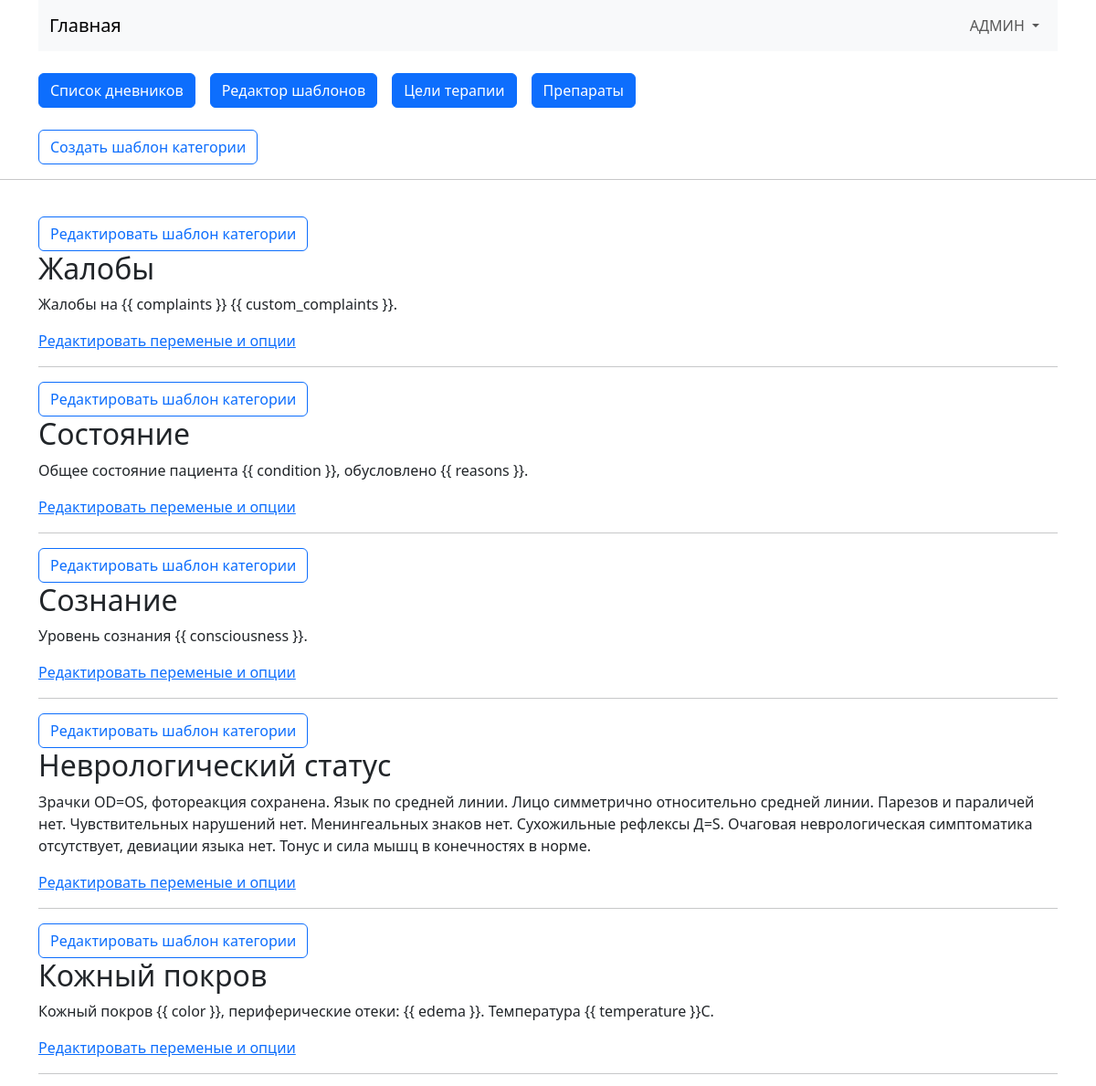
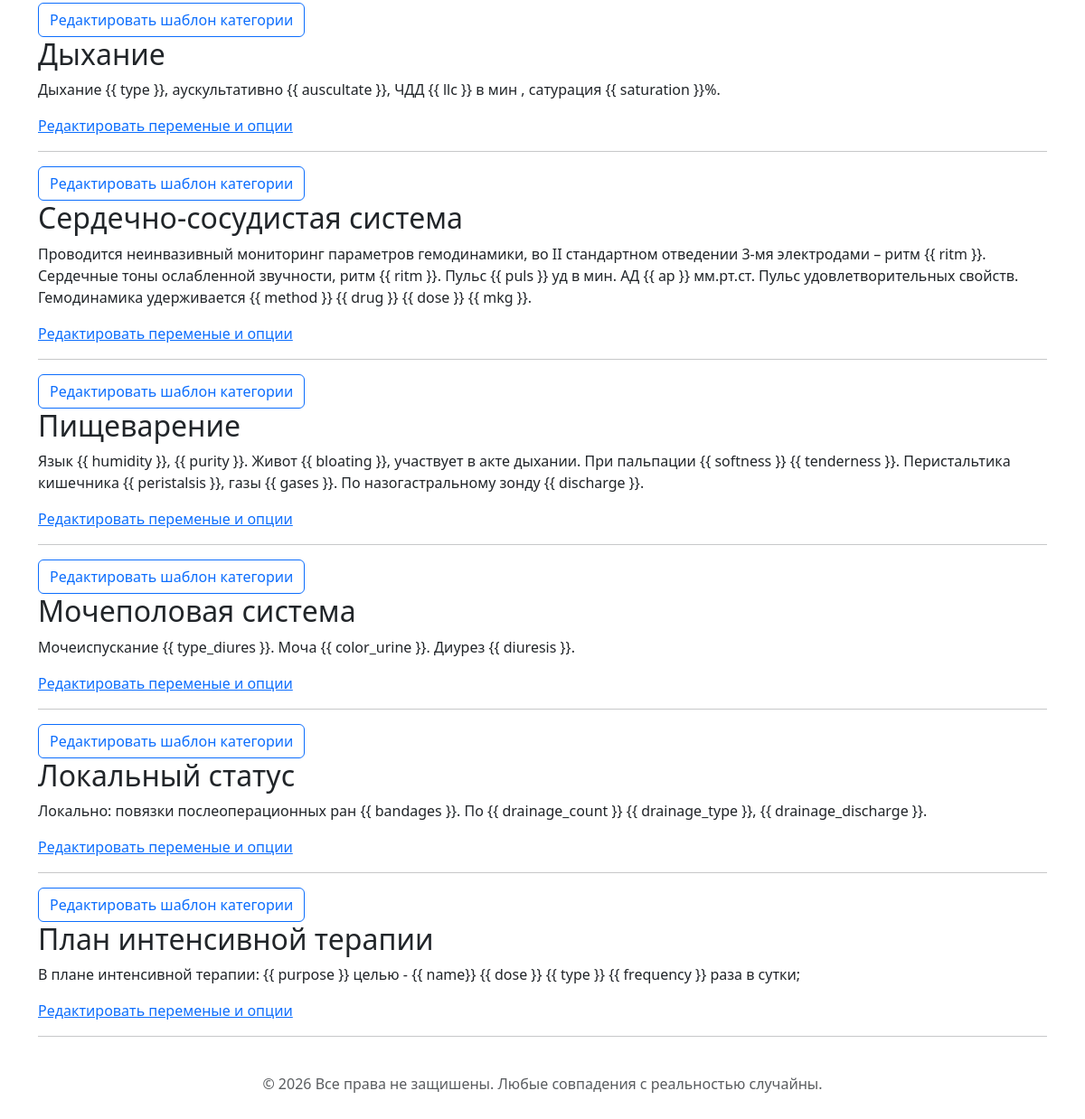
The app's page /categories (signed in), older data (2 pictures, top to bottom).
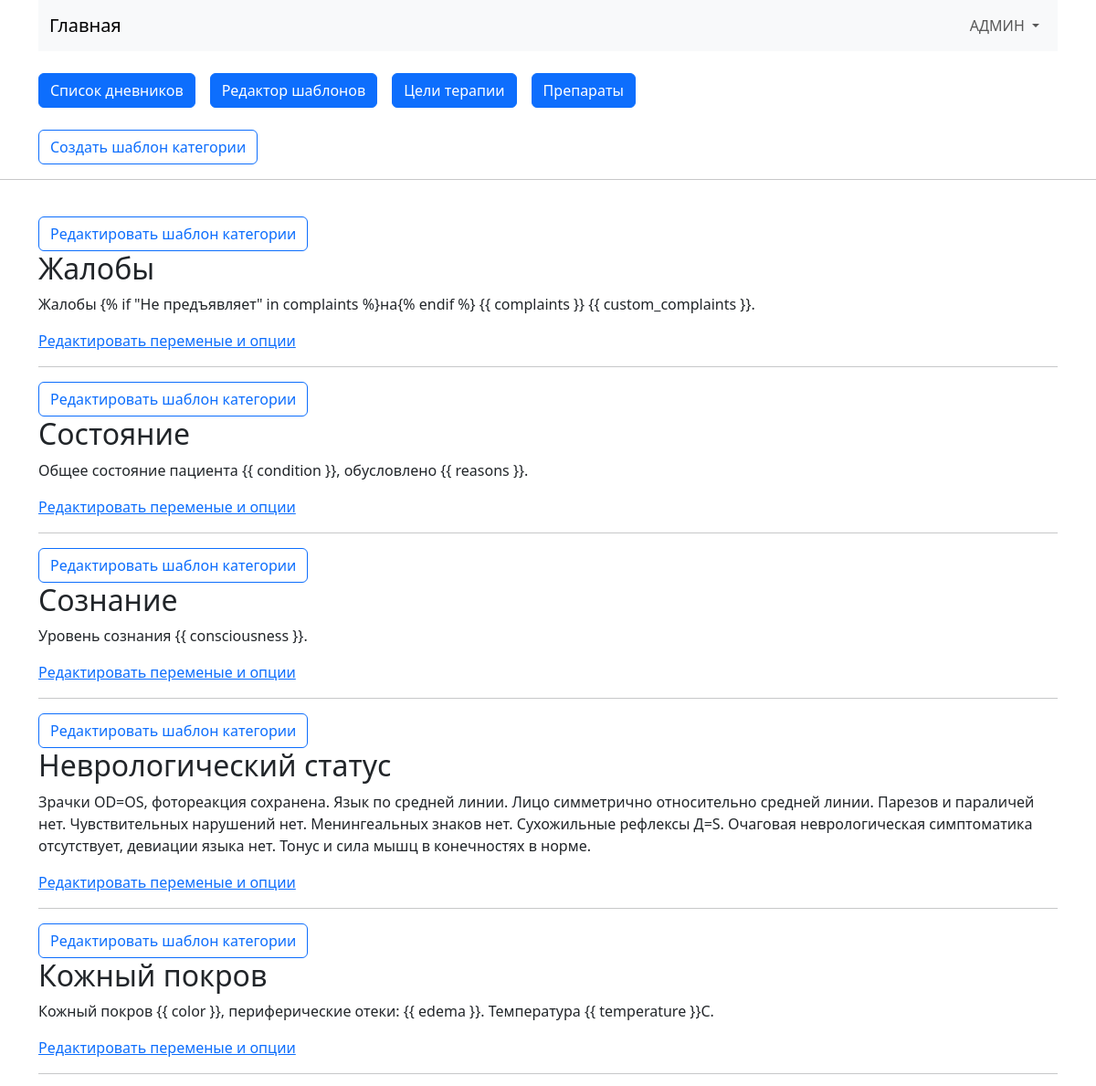
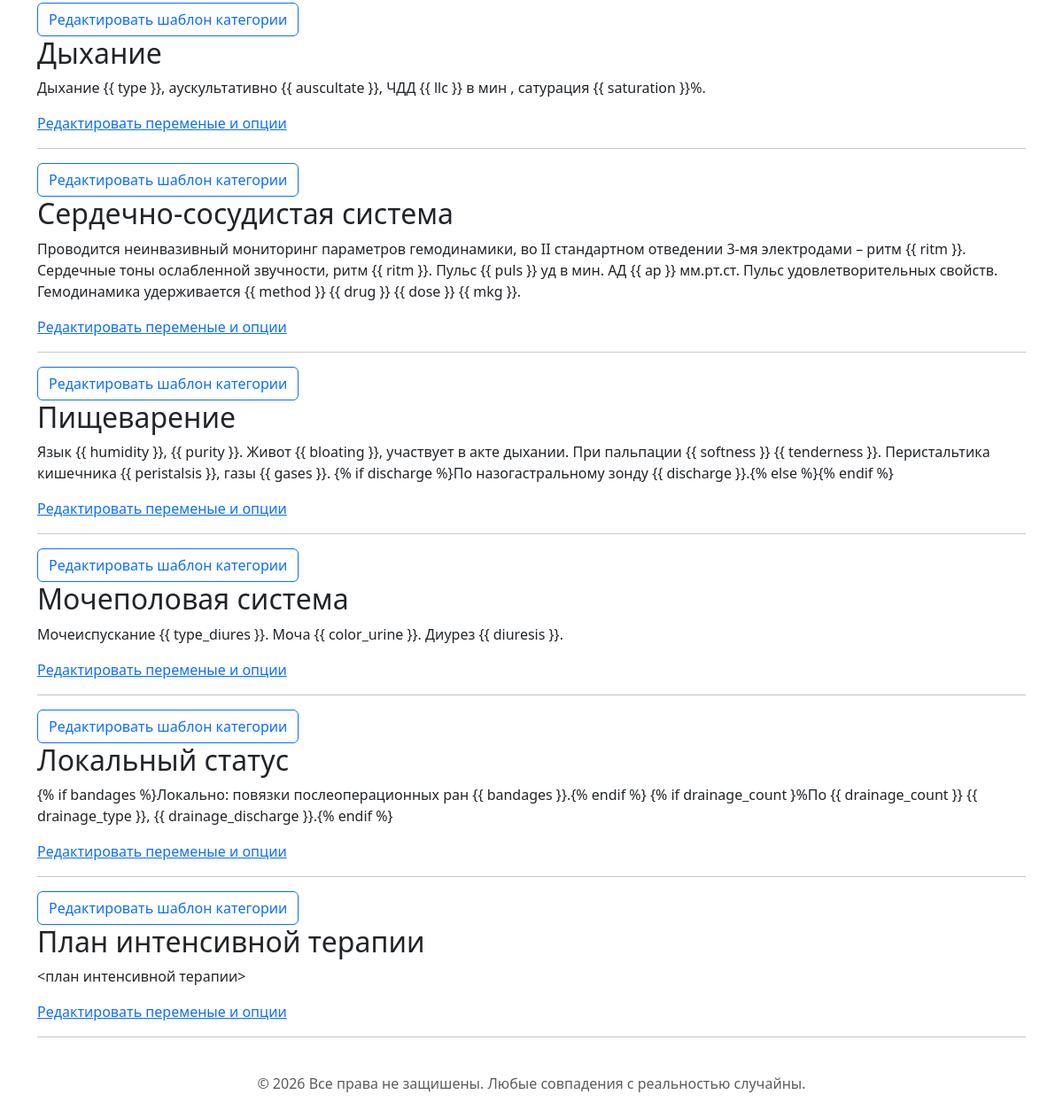
The same page, newer data (2 pictures, top to bottom).
### app.py (models this page shows, shortened)
class Category(db.Model):
    __tablename__ = "category"
    id = db.Column(db.Integer, primary_key=True)
    name = db.Column(db.String(100), nullable=False)
    slug = db.Column(db.String(100), unique=True, nullable=False)
    order = db.Column(db.Integer, nullable=False)
    template = db.Column(db.Text, nullable=False)
    variables = db.relationship(
        "TemplateVariable",
        backref="category",
        cascade="all, delete-orphan",
    )

### app.py (the view)
@app.route("/categories")
@login_required
def list_categories():
    categories = Category.query.order_by(Category.order).all()
    return render_template(
        "list_categories.html",
        categories=categories,
    )

### app.py (called while the page is built)
@login_manager.user_loader
def load_user(user_id):
    return db.session.get(User, int(user_id))

### templates/list_categories.html (shortened to what this page needs)
{% extends "base.html" %}
{% block content %}
<div class="container">
      <a class="btn btn-outline-primary" href="{{ url_for('add_category') }}">Создать шаблон категории</a>
</div><hr><br>
{% for category in categories %}
  <div class="container">
      <a class="btn btn-outline-primary" href="{{ url_for('edit_category', category_id=category.id) }}">Редактировать шаблон категории</a>
    <h2>{{ category.name }}</h2>
    <p>{{ category.template }}</p>
    <a href="{{ url_for('view_category', category_id=category.id) }}">Редактировать переменые и опции</a>
  <hr>
  </div>
{% endfor %}
{% endblock content %}

Row changes from the older to the newer data that the page shows:
changed Category "Жалобы": template "Жалобы на {{ complaints }} {{ custom_complaints }}." → "Жалобы {% if \"Не предъявляет\" in complaints %}на{% endif %} {{ complaints }} {{ custom_complaints }}."
changed Category "Пищеварение": template "…газы {{ gases }}. По назогастральному зонду {{ discharge }}." → "…газы {{ gases }}. {% if discharge %}По назогастральному зонду {{ discharge }}.{% else %}{% endif %}"
changed Category "Локальный статус": template "Локально: повязки послеоперационных ран {{ bandages }}. По {{ drainage_count }} {{ drainage_type }}, {{ drainage_discharge }}." → "{% if bandages %}Локально: повязки послеоперационных ран {{ bandages }}.{% endif %} {% if drainage_count }%По {{ drainage_count }} {{ drainage_type }}, {{ drainage_discharge }}.{% endif %}"
changed Category "План интенсивной терапии": template "В плане интенсивной терапии: {{ purpose }} целью - {{ name}} {{ dose }} {{ type }} {{ frequency }} раза в сутки;" → "<план интенсивной терапии>"
